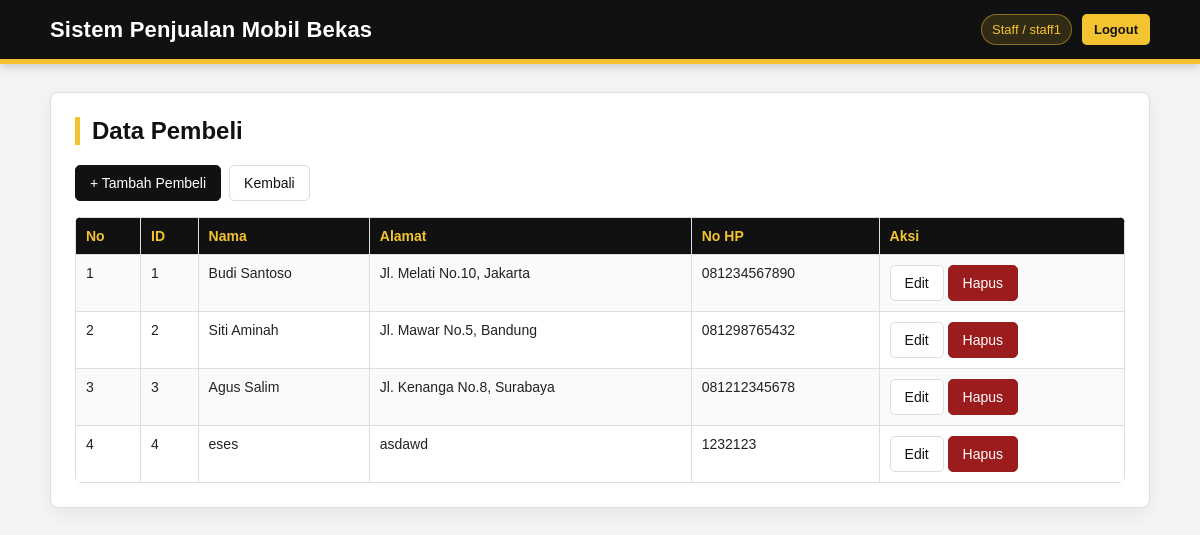
/pembeli/index.php (signed in), run on the app's committed database.
### tables this page shows
CREATE TABLE `pembeli` (
  `id_pembeli` int(11) NOT NULL,
  `nama` varchar(100) NOT NULL,
  `alamat` text DEFAULT NULL,
  `no_hp` varchar(20) DEFAULT NULL
);

### pembeli/index.php (the view, shortened to what this page needs)
<?php
include "../config.php";
$data = mysqli_query($conn, "SELECT * FROM pembeli ORDER BY id_pembeli ASC");
?>
<!DOCTYPE html><html lang="id"><head><meta charset="UTF-8"><title>Data Pembeli</title><link rel="stylesheet" href="../assets/css/style.css"></head><body>
<div class="header"><div class="inner"><h1>Sistem Penjualan Mobil Bekas</h1><div class="top-user"><?php if (isset($_SESSION['role'])) { ?><span class="user-badge"><?= htmlspecialchars($_SESSION['role']); ?><?php if (isset($_SESSION['username'])) { ?> / <?= htmlspecialchars($_SESSION['username']); ?><?php } ?></span><a class="logout-link" href="../logout.php">Logout</a><?php } ?></div></div></div>
<div class="container"><div class="card"><h2>Data Pembeli</h2>
<div class="toolbar"><a class="btn" href="tambah.php">+ Tambah Pembeli</a><a class="btn btn-secondary" href="../dashboard.php">Kembali</a></div>
<table><tr><th>No</th><th>ID</th><th>Nama</th><th>Alamat</th><th>No HP</th><th>Aksi</th></tr>
<?php if (mysqli_num_rows($data)>0) { $no=1; while($row=mysqli_fetch_assoc($data)) { ?>
<tr><td><?= $no++; ?></td><td><?= htmlspecialchars($row['id_pembeli']); ?></td><td><?= htmlspecialchars($row['nama']); ?></td><td><?= htmlspecialchars($row['alamat']); ?></td><td><?= htmlspecialchars($row['no_hp']); ?></td><td><a class="btn btn-secondary" href="edit.php?id=<?= $row['id_pembeli']; ?>">Edit</a> <a class="btn btn-danger" href="hapus.php?id=<?= $row['id_pembeli']; ?>" onclick="return confirm('Yakin hapus data pembeli ini?')">Hapus</a></td></tr>
<?php } } else { ?><tr><td colspan="6">Belum ada data pembeli.</td></tr><?php } ?>
</table></div></div></body></html>

### assets/css/style.css (style rules this page uses)
:root { --black: #111111; --black-soft: #1c1c1c; --yellow: #f4c430; --yellow-dark: #d7a900; --yellow-soft: #fff7d6; --white: #ffffff; --gray-bg: #f4f4f4; --gray-border: #dedede; --text: #222222; --muted: #666666; --danger: #9b1c1c; }
* { box-sizing: border-box; }
body { margin: 0; font-family: Arial, Helvetica, sans-serif; background: var(--gray-bg); color: var(--text); }
a { color: var(--black); text-decoration: none; }
.header { background: var(--black); color: var(--white); padding: 14px 0; border-bottom: 5px solid var(--yellow); box-shadow: 0 3px 10px rgba(0,0,0,0.18); }
.header .inner { width: 92%; max-width: 1100px; margin: 0 auto; display: flex; align-items: center; justify-content: space-between; gap: 16px; }
.header h1 { margin: 0; font-size: 22px; font-weight: 700; letter-spacing: .2px; }
.top-user { display: flex; align-items: center; gap: 10px; font-size: 13px; color: #eeeeee; white-space: nowrap; }
.user-badge { background: rgba(244,196,48,0.14); border: 1px solid rgba(244,196,48,0.45); color: var(--yellow); padding: 7px 10px; border-radius: 999px; }
.logout-link { background: var(--yellow); color: var(--black); padding: 8px 12px; border-radius: 5px; font-weight: 700; transition: .18s ease; }
.container { width: 92%; max-width: 1100px; margin: 28px auto; }
.card { background: var(--white); border: 1px solid var(--gray-border); border-radius: 8px; padding: 24px; box-shadow: 0 6px 18px rgba(0,0,0,0.06); }
h2 { margin-top: 0; color: var(--black); border-left: 5px solid var(--yellow); padding-left: 12px; }
.toolbar { margin-bottom: 16px; display: flex; gap: 8px; flex-wrap: wrap; }
.btn, button { display: inline-block; padding: 9px 14px; border-radius: 5px; border: 1px solid var(--black); background: var(--black); color: var(--white); font-size: 14px; cursor: pointer; text-decoration: none; transition: .18s ease; }
.btn-secondary { background: var(--white); color: var(--black); border: 1px solid var(--gray-border); }
.btn-danger { background: var(--danger); border-color: var(--danger); color: var(--white); }
table { width: 100%; border-collapse: collapse; background: var(--white); margin-top: 12px; border-radius: 6px; overflow: hidden; }
th, td { border: 1px solid var(--gray-border); padding: 10px; text-align: left; vertical-align: top; font-size: 14px; }
th { background: var(--black); color: var(--yellow); font-weight: 700; }
tr:nth-child(even) td { background: #fafafa; }

### data on the page
pembeli: id_pembeli "1", nama "Budi Santoso", alamat "Jl. Melati No.10, Jakarta", no_hp "081234567890"
pembeli: id_pembeli "2", nama "Siti Aminah", alamat "Jl. Mawar No.5, Bandung", no_hp "081298765432"
pembeli: id_pembeli "3", nama "Agus Salim", alamat "Jl. Kenanga No.8, Surabaya", no_hp "081212345678"
pembeli: id_pembeli "4", nama "eses", alamat "asdawd", no_hp "1232123"

### other printed values
$_SESSION['role'] "Staff"
$_SESSION['username'] "staff1"
